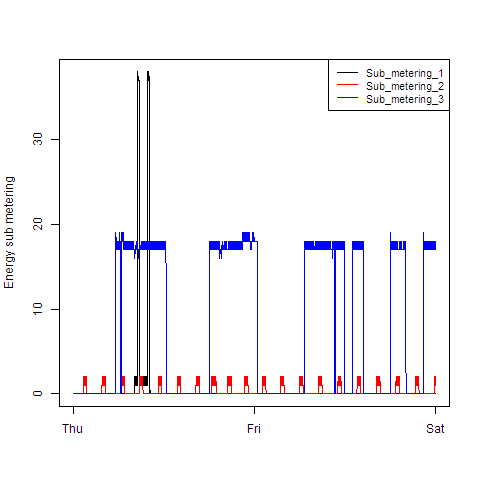

This figure's R source:
source('LoadProcess.R')

dt.measure <- LoadData()
dt.analyse <- ProcessData(dt.measure)
rm(dt.measure)

# Plot 3
png(filename = "plot3.png", width = 480, height = 480, units = "px", pointsize = 12)
plot3(dt.analyse)
dev.off()